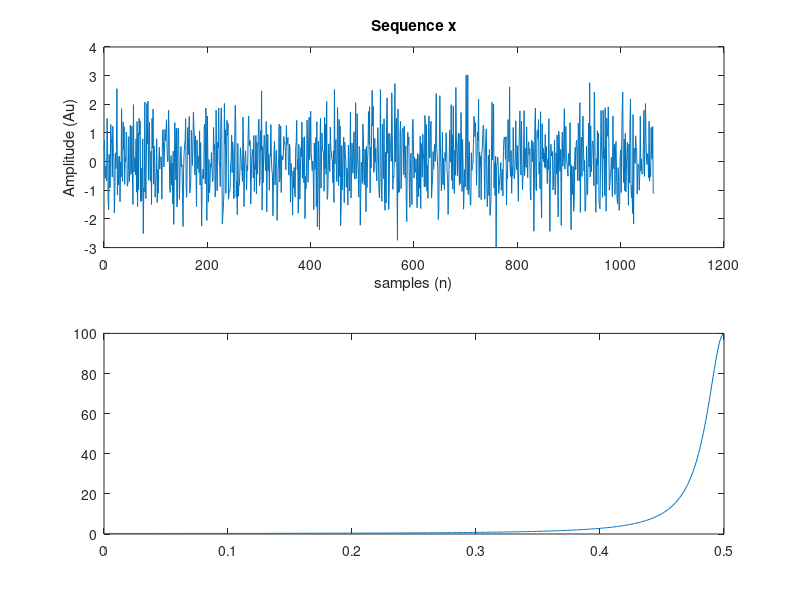

This chart was generated by the following MATLAB code: (Note: this script raises an error after producing the figure.)
clear all
close all
clc

%% Set up
N = 1064;
x = randn(1, N);
noise_axis = 0:N-1;
b = 1; a = [1, 0.9]; %coefficients to filter the noise

temp = filter(b, a, x);
y = temp(41:end);
filtered_axis = 40:N-1;
clear temp

figure()
subplot(2,1,1)
plot(noise_axis, x)
title('Sequence x')
xlabel('samples (n)')
ylabel('Amplitude (Au)')
subplot(2,1,2)
plot(filtered_axis, y)
title('Sequence y')
xlabel('samples (n)')
ylabel('Amplitude (Au)')

%% Part 1
[h,w]=freqz(1,[1 0.9],512);
plot(w/(2*pi),abs(h).^2)

%% Part 2
addpath(genpath([fileparts(pwd), '\Subpart1']));

N = 1024;
estimated_per = pgm(y);
pgm_axis = 0:1/N:(N-1)/N;

figure()
plot(pgm_axis, estimated_per)
% xlim([0 0.5])
axis([0 0.5 -inf inf])

%% Part 3
figure()
plot(pgm_axis, estimated_per)
%xlim([0.4 0.5])
axis([0.4 0.5 -inf inf])

%% Window
rect = zeros(1024, 1);
rect(462:512, 1) = 1;
sinc = fftshift(ifft(rect));
plot(abs(sinc));

sgangersber = conv(y, sinc);
pasgar = pgm(sgangersber);
plot(pasgar)

%% Part 4
ry = xcorr(y, 'unbiased');
acf_axis = -length(y)+1 : length(y)-1;
a1_est = -ry(1, ceil(end/2)+1)/ry(1, ceil(end/2));
var_est = ry(1, ceil(end/2)) + a1_est*ry(1, ceil(end/2)+1);

N = 1024;
freq = 0:1/N:(N-1)/N;
Py = var_est ./ abs(1 + a1_est * exp(-2*1i*pi.*freq)).^2;

[h,w]=freqz(var_est,[1 a1_est],512);
figure()
plot(w/(2*pi),abs(h).^2)

figure()
plot(freq, Py)


